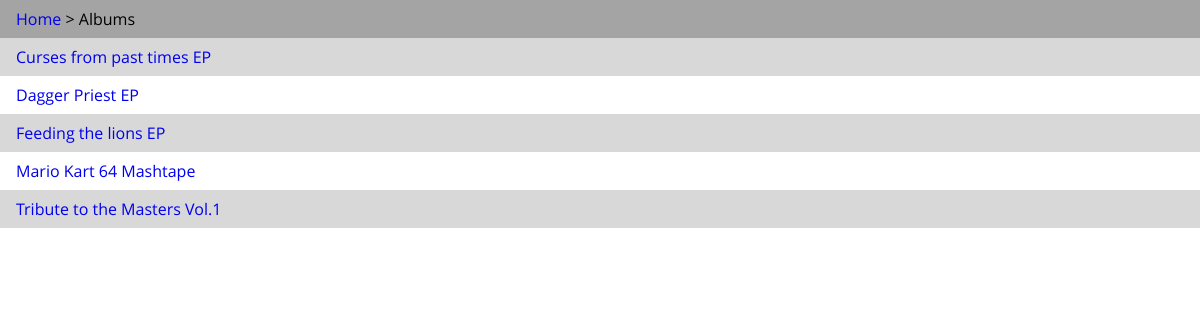
Screenshot of /album/ with the database file from the repository.
### musicvoting/models.py (models this page shows, shortened)
class Album(models.Model):
    album_name = models.CharField(max_length=100)

### musicvoting/views.py (the view)
# urls.py: url(r'^album/$', views.album, name='album'),
def album(request):
    album_list = Album.objects.order_by('album_name')
    context = {'album_list': album_list}
    return render(request, 'musicvoting/album.html', context)

### musicvoting/templates/musicvoting/album.html (shortened to what this page needs)
{% load staticfiles %}
<link rel="stylesheet" type="text/css" href="{% static 'musicvoting/style.css' %}" />
<div class="content">
	<div id="breadcrumb">
		<ul>
			<li><a href="{% url 'musicvoting:index' %}">Home</a></li>
			<li>Albums</li>
		</ul>
	</div>
	<div class="album_artist_list">
		{% if album_list %}
			<ul>
			{% for album in album_list %}
				<li><a href="{% url 'musicvoting:album_detail' album.id %}">{{ album.album_name }}</a></li>
			{% endfor %}
			</ul>
		{% else %}
			<p>No album are available.</p>
		{% endif %}
	</div>
</div>

### musicvoting/static/musicvoting/style.css (style rules this page uses)
#menu a, #breadcrumb a { text-decoration: none; }
#breadcrumb ul { padding: 0; margin: 0; }
#breadcrumb li { display: inline-block; }
#breadcrumb li + li:before { content: "> "; }
.content { width:100%; }
#breadcrumb { padding: 0.5em 1em; background: none repeat scroll 0 0 #a4a4a4; }
.album_artist_list ul { list-style-type: none; margin: 0; padding: 0; }
.album_artist_list a { padding: 0.5em 1em; display: block; text-decoration: none; }
.album_artist_list li:nth-child(2n+1) { background: none repeat scroll 0 0 #d8d8d8; }

### rows the page displays
Album: album_name "Curses from past times EP"
Album: album_name "Dagger Priest EP"
Album: album_name "Feeding the lions EP"
Album: album_name "Mario Kart 64 Mashtape"
Album: album_name "Tribute to the Masters Vol.1"
